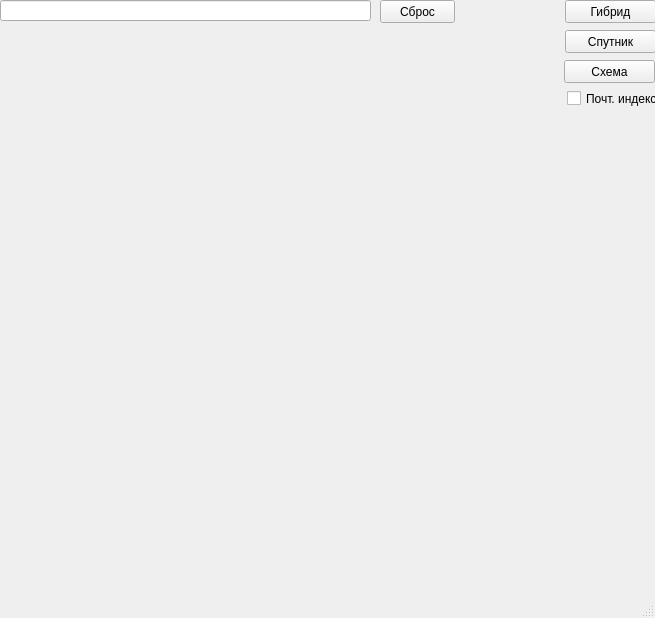
<?xml version="1.0" encoding="UTF-8"?>
<ui version="4.0">
 <class>MainWindow</class>
 <widget class="QMainWindow" name="MainWindow">
  <property name="geometry">
   <rect>
    <x>0</x>
    <y>0</y>
    <width>655</width>
    <height>618</height>
   </rect>
  </property>
  <property name="windowTitle">
   <string>MainWindow</string>
  </property>
  <widget class="QWidget" name="centralwidget">
   <widget class="QLineEdit" name="line_edit_coords">
    <property name="geometry">
     <rect>
      <x>0</x>
      <y>0</y>
      <width>371</width>
      <height>21</height>
     </rect>
    </property>
   </widget>
   <widget class="QPushButton" name="clear_btn">
    <property name="geometry">
     <rect>
      <x>380</x>
      <y>0</y>
      <width>75</width>
      <height>23</height>
     </rect>
    </property>
    <property name="text">
     <string>Сброс</string>
    </property>
   </widget>
   <widget class="QPushButton" name="gibrid_btn">
    <property name="geometry">
     <rect>
      <x>565</x>
      <y>0</y>
      <width>91</width>
      <height>23</height>
     </rect>
    </property>
    <property name="text">
     <string>Гибрид</string>
    </property>
   </widget>
   <widget class="QPushButton" name="sputnik_btn">
    <property name="geometry">
     <rect>
      <x>565</x>
      <y>30</y>
      <width>91</width>
      <height>23</height>
     </rect>
    </property>
    <property name="text">
     <string>Спутник</string>
    </property>
   </widget>
   <widget class="QPushButton" name="shema_btn">
    <property name="geometry">
     <rect>
      <x>564</x>
      <y>60</y>
      <width>91</width>
      <height>23</height>
     </rect>
    </property>
    <property name="text">
     <string>Схема</string>
    </property>
   </widget>
   <widget class="QLabel" name="map">
    <property name="geometry">
     <rect>
      <x>0</x>
      <y>110</y>
      <width>600</width>
      <height>450</height>
     </rect>
    </property>
    <property name="text">
     <string/>
    </property>
   </widget>
   <widget class="QCheckBox" name="checkBox">
    <property name="geometry">
     <rect>
      <x>567</x>
      <y>90</y>
      <width>91</width>
      <height>17</height>
     </rect>
    </property>
    <property name="text">
     <string>Почт. индекс</string>
    </property>
   </widget>
  </widget>
  <widget class="QMenuBar" name="menubar">
   <property name="geometry">
    <rect>
     <x>0</x>
     <y>0</y>
     <width>655</width>
     <height>21</height>
    </rect>
   </property>
  </widget>
  <widget class="QStatusBar" name="statusbar"/>
 </widget>
 <resources/>
 <connections/>
</ui>
